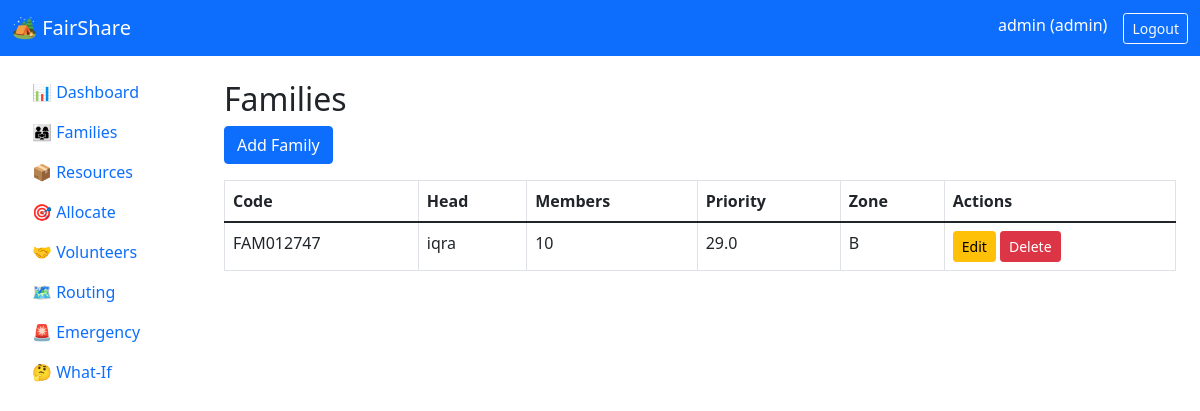
Screenshot of /families (signed in) with the database file from the repository.
### app.py (models this page shows, shortened)
class User(UserMixin, db.Model):
    __tablename__ = 'users'
    id = db.Column(db.Integer, primary_key=True)
    username = db.Column(db.String(80), unique=True)
    email = db.Column(db.String(120), unique=True)
    password_hash = db.Column(db.String(200))
    role = db.Column(db.String(20))

class Family(db.Model):
    __tablename__ = 'families'
    id = db.Column(db.Integer, primary_key=True)
    family_code = db.Column(db.String(20), unique=True)
    head_name = db.Column(db.String(100))
    total_members = db.Column(db.Integer, default=1)
    children_count = db.Column(db.Integer, default=0)
    elderly_count = db.Column(db.Integer, default=0)
    disabled_count = db.Column(db.Integer, default=0)
    sick_count = db.Column(db.Integer, default=0)
    pregnant_count = db.Column(db.Integer, default=0)
    food_need = db.Column(db.Integer, default=2)
    water_need = db.Column(db.Integer, default=2)
    medicine_need = db.Column(db.Integer, default=2)
    shelter_need = db.Column(db.Integer, default=2)
    camp_zone = db.Column(db.String(10))
    tent_number = db.Column(db.String(20))
    priority_score = db.Column(db.Float, default=0)
    registration_date = db.Column(db.DateTime, default=datetime.utcnow)
    is_active = db.Column(db.Boolean, default=True)

### app.py (the view)
@app.route('/families')
@login_required
def list_families():
    families = Family.query.filter_by(is_active=True).order_by(Family.priority_score.desc()).all()
    return render_template('families/list.html', families=families)

### app.py (called while the page is built)
@login_manager.user_loader
def load_user(user_id):
    return User.query.get(int(user_id))

### templates/families/list.html
{% extends "base.html" %}
{% block content %}
<h2>Families</h2>
<a href="/families/add" class="btn btn-primary mb-3">Add Family</a>
<table class="table table-bordered">
    <thead>
        <tr><th>Code</th><th>Head</th><th>Members</th><th>Priority</th><th>Zone</th><th>Actions</th></tr>
    </thead>
    <tbody>
        {% for f in families %}
        <tr>
            <td>{{ f.family_code }}</td><td>{{ f.head_name }}</td><td>{{ f.total_members }}</td>
            <td>{{ f.priority_score }}</td><td>{{ f.camp_zone }}</td>
            <td><a href="/families/edit/{{ f.id }}" class="btn btn-sm btn-warning">Edit</a>
            <a href="/families/delete/{{ f.id }}" class="btn btn-sm btn-danger" onclick="return confirm('Delete?')">Delete</a></td>
        </tr>
        {% endfor %}
    </tbody>
</table>
{% endblock %}

### templates/base.html (shortened to what this page needs)
<!DOCTYPE html>
<html lang="en">
<head>
    <link href="https://cdn.jsdelivr.net/npm/bootstrap@5.1.3/dist/css/bootstrap.min.css" rel="stylesheet">
    <link rel="stylesheet" href="https://cdnjs.cloudflare.com/ajax/libs/font-awesome/6.0.0/css/all.min.css">
</head>
<body>
    <nav class="navbar navbar-dark bg-primary">
        <div class="container-fluid">
            <a class="navbar-brand" href="/">🏕️ FairShare</a>
            {% if current_user.is_authenticated %}
                <div class="d-flex text-white">
                    <span class="me-3">{{ current_user.username }} ({{ current_user.role }})</span>
                    <a href="/logout" class="btn btn-sm btn-outline-light">Logout</a>
                </div>
            {% endif %}
        </div>
    </nav>
    <div class="container-fluid">
        <div class="row">
            {% if current_user.is_authenticated %}
            <div class="col-md-2 bg-white p-3" style="min-height: 100vh;">
                <a class="nav-link" href="/dashboard">📊 Dashboard</a>
                <a class="nav-link" href="/families">👨‍👩‍👧 Families</a>
                <a class="nav-link" href="/resources">📦 Resources</a>
                <a class="nav-link" href="/allocate">🎯 Allocate</a>
                <a class="nav-link" href="/volunteers">🤝 Volunteers</a>
                <a class="nav-link" href="/routing">🗺️ Routing</a>
                <a class="nav-link" href="/emergency">🚨 Emergency</a>
                <a class="nav-link" href="/whatif">🤔 What-If</a>
            </div>
            <div class="col-md-10 p-4">
            {% else %}
            <div class="col-md-12 p-4">
            {% endif %}
                {% block content %}{% endblock %}
            </div>
        </div>
    </div>
</body>
</html>

### rows the page displays
User: username "admin", role "admin"
Family: family_code "FAM012747", head_name "iqra", total_members "10", priority_score "29.0", camp_zone "B"
